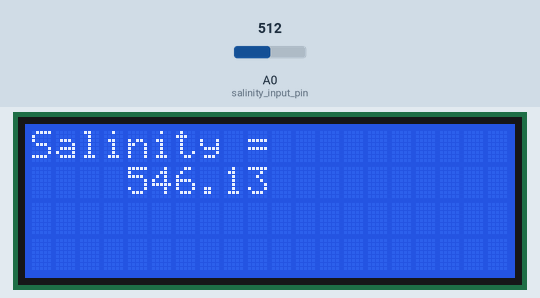
Bench run of a sketch on a simulated Arduino Uno, built with avr-gcc and run on an emulated ATmega328P. Parts: 20×4 character LCD. Inputs (shaded band) come from the test bench; at power-on: A0 (salinity_input_pin) = 512. What the sketch prints to the serial monitor is not drawn.

Above: at 1.2 s.
1.3 s: A0 (salinity_input_pin) set to 716
At 2.1 s:
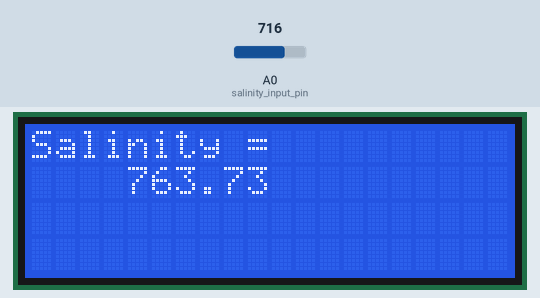
2.9 s: A0 (salinity_input_pin) set to 900
At 4.5 s:
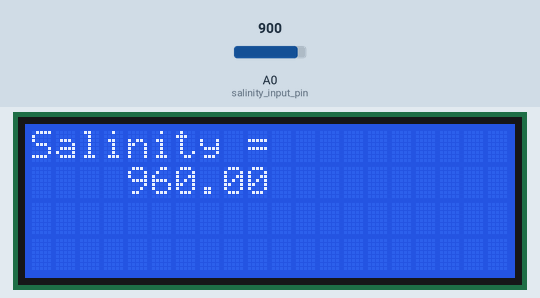
4.8 s: A0 (salinity_input_pin) set to 1023
At 6.3 s:
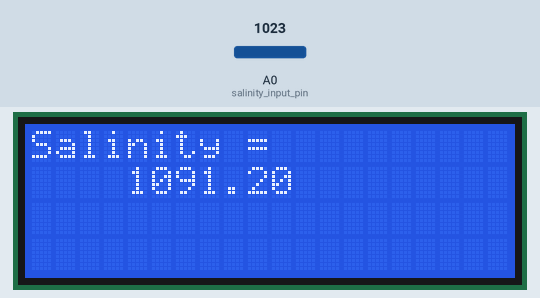
Timing chart, 0 to 7.8 s (numbered marks = the images above; inputs shaded):
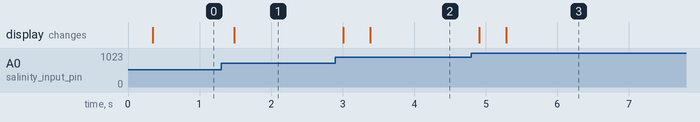

Measured:
- after the input at 1.3 s, the display: changes after 0.19 s (image 1)
- after the input at 2.9 s, the display: first changes after 0.11 s (image 2 shows a later state)
- after the input at 4.8 s, the display: first changes after 0.11 s (image 3 shows a later state)

The sketch:

FishTankControls__v1.ino
```cpp
// Monitor and regulate salinity and temperature of a system
// Include LCD libraries
#include <Wire.h> // Library for I2C communication
#include <LiquidCrystal_I2C.h> // Library for I2C communication
LiquidCrystal_I2C lcd = LiquidCrystal_I2C(0x27, 20, 4); // Change to (0x27,16,2) for 16x2 LCD.

int salinity_power_pin = 4; // Digital I/O pin, Global variable

void setup() {
  Serial.begin(9600);
  pinMode(salinity_power_pin, OUTPUT);

  // Initiate the LCD:
  lcd.init();
  lcd.backlight();

}
void loop() {
  //Salinity measurement
  int salinity_input_pin = A0; // Analog input pin
  int n = 15; // number of readings to average
  float salinity; // Average reading is a float
  salinity = sensor_reading_ave(salinity_power_pin, salinity_input_pin, n);
  Serial.println (salinity);

  //LCD Display
  lcd.setCursor(0, 0); // Set the cursor on the first column and first row.
  lcd.print("Salinity = "); // Print the string "Hello World!"
  lcd.setCursor(4, 1); //Set the cursor on the third column and the second row (counting starts at 0!).
  lcd.print(salinity);

  delay(100);
}

// -------------------------------------------------
// Reading Averaging Function
float sensor_reading_ave(int power_pin, int input_pin, int nave) {
  float ave, sum;
  digitalWrite(power_pin, HIGH); // Turn sensor on
  delay (100); // Wait to settle
  sum = 0.0;
  for (int i = 0; i <= nave; i++) {
    sum += analogRead(input_pin); // Accumulate the sum
    delay(10); // Pause, briefly
  }
  digitalWrite(power_pin, LOW); // Turn sensor off
  ave = sum / float(nave); // Compute average
  return ave;
}
```
